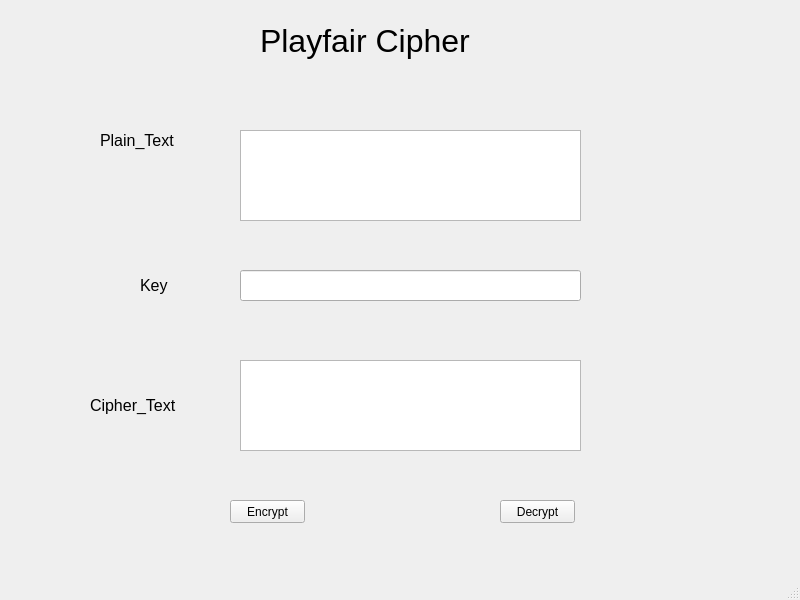
<?xml version="1.0" encoding="UTF-8"?>
<ui version="4.0">
 <class>MainWindow</class>
 <widget class="QMainWindow" name="MainWindow">
  <property name="geometry">
   <rect>
    <x>0</x>
    <y>0</y>
    <width>800</width>
    <height>600</height>
   </rect>
  </property>
  <property name="windowTitle">
   <string>MainWindow</string>
  </property>
  <widget class="QWidget" name="centralwidget">
   <widget class="QLabel" name="label">
    <property name="geometry">
     <rect>
      <x>100</x>
      <y>120</y>
      <width>81</width>
      <height>41</height>
     </rect>
    </property>
    <property name="font">
     <font>
      <pointsize>12</pointsize>
     </font>
    </property>
    <property name="text">
     <string>Plain_Text</string>
    </property>
   </widget>
   <widget class="QLabel" name="label_4">
    <property name="geometry">
     <rect>
      <x>140</x>
      <y>270</y>
      <width>81</width>
      <height>31</height>
     </rect>
    </property>
    <property name="font">
     <font>
      <pointsize>12</pointsize>
     </font>
    </property>
    <property name="text">
     <string>Key</string>
    </property>
   </widget>
   <widget class="QLabel" name="label_5">
    <property name="geometry">
     <rect>
      <x>90</x>
      <y>390</y>
      <width>91</width>
      <height>31</height>
     </rect>
    </property>
    <property name="font">
     <font>
      <pointsize>12</pointsize>
     </font>
    </property>
    <property name="text">
     <string>Cipher_Text</string>
    </property>
   </widget>
   <widget class="QLabel" name="label_2">
    <property name="geometry">
     <rect>
      <x>260</x>
      <y>20</y>
      <width>241</width>
      <height>41</height>
     </rect>
    </property>
    <property name="font">
     <font>
      <pointsize>24</pointsize>
     </font>
    </property>
    <property name="text">
     <string>Playfair Cipher</string>
    </property>
   </widget>
   <widget class="QPushButton" name="btn_encrypt">
    <property name="geometry">
     <rect>
      <x>230</x>
      <y>500</y>
      <width>75</width>
      <height>23</height>
     </rect>
    </property>
    <property name="text">
     <string>Encrypt</string>
    </property>
   </widget>
   <widget class="QPushButton" name="btn_decrypt">
    <property name="geometry">
     <rect>
      <x>500</x>
      <y>500</y>
      <width>75</width>
      <height>23</height>
     </rect>
    </property>
    <property name="text">
     <string>Decrypt</string>
    </property>
   </widget>
   <widget class="QTextEdit" name="txt_plain_text">
    <property name="geometry">
     <rect>
      <x>240</x>
      <y>130</y>
      <width>341</width>
      <height>91</height>
     </rect>
    </property>
   </widget>
   <widget class="QTextEdit" name="txt_cipher_text">
    <property name="geometry">
     <rect>
      <x>240</x>
      <y>360</y>
      <width>341</width>
      <height>91</height>
     </rect>
    </property>
   </widget>
   <widget class="QLineEdit" name="txt_key">
    <property name="geometry">
     <rect>
      <x>240</x>
      <y>270</y>
      <width>341</width>
      <height>31</height>
     </rect>
    </property>
   </widget>
  </widget>
  <widget class="QMenuBar" name="menubar">
   <property name="geometry">
    <rect>
     <x>0</x>
     <y>0</y>
     <width>800</width>
     <height>21</height>
    </rect>
   </property>
  </widget>
  <widget class="QStatusBar" name="statusbar"/>
 </widget>
 <resources/>
 <connections/>
</ui>
